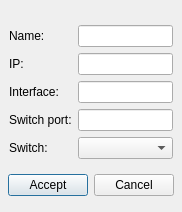
<?xml version="1.0" encoding="UTF-8"?>
<ui version="4.0">
 <class>VMTDDeviceHostDialog</class>
 <widget class="QDialog" name="VMTDDeviceHostDialog">
  <property name="geometry">
   <rect>
    <x>0</x>
    <y>0</y>
    <width>182</width>
    <height>212</height>
   </rect>
  </property>
  <property name="windowTitle">
   <string>Dialog</string>
  </property>
  <layout class="QHBoxLayout" name="horizontalLayout">
   <property name="spacing">
    <number>0</number>
   </property>
   <property name="leftMargin">
    <number>0</number>
   </property>
   <property name="topMargin">
    <number>0</number>
   </property>
   <property name="rightMargin">
    <number>0</number>
   </property>
   <property name="bottomMargin">
    <number>0</number>
   </property>
   <item>
    <spacer name="_1">
     <property name="orientation">
      <enum>Qt::Horizontal</enum>
     </property>
     <property name="sizeHint" stdset="0">
      <size>
       <width>0</width>
       <height>20</height>
      </size>
     </property>
    </spacer>
   </item>
   <item>
    <layout class="QVBoxLayout" name="vl_1">
     <property name="spacing">
      <number>0</number>
     </property>
     <property name="topMargin">
      <number>9</number>
     </property>
     <property name="bottomMargin">
      <number>9</number>
     </property>
     <item>
      <spacer name="_3">
       <property name="orientation">
        <enum>Qt::Vertical</enum>
       </property>
       <property name="sizeHint" stdset="0">
        <size>
         <width>20</width>
         <height>40</height>
        </size>
       </property>
      </spacer>
     </item>
     <item>
      <widget class="QWidget" name="w_1" native="true">
       <layout class="QVBoxLayout" name="verticalLayout">
        <property name="leftMargin">
         <number>0</number>
        </property>
        <property name="topMargin">
         <number>0</number>
        </property>
        <property name="rightMargin">
         <number>0</number>
        </property>
        <property name="bottomMargin">
         <number>0</number>
        </property>
        <item>
         <widget class="QWidget" name="w_2" native="true">
          <layout class="QGridLayout" name="gridLayout">
           <item row="1" column="1">
            <widget class="QLineEdit" name="leIp"/>
           </item>
           <item row="1" column="0">
            <widget class="QLabel" name="_8">
             <property name="text">
              <string>IP:</string>
             </property>
            </widget>
           </item>
           <item row="0" column="0">
            <widget class="QLabel" name="_7">
             <property name="text">
              <string>Name:</string>
             </property>
            </widget>
           </item>
           <item row="2" column="1">
            <widget class="QLineEdit" name="leInterface"/>
           </item>
           <item row="3" column="1">
            <widget class="QLineEdit" name="leSwitchport"/>
           </item>
           <item row="3" column="0">
            <widget class="QLabel" name="_10">
             <property name="text">
              <string>Switch port:</string>
             </property>
            </widget>
           </item>
           <item row="2" column="0">
            <widget class="QLabel" name="_9">
             <property name="text">
              <string>Interface:</string>
             </property>
            </widget>
           </item>
           <item row="0" column="1">
            <widget class="QLineEdit" name="leName"/>
           </item>
           <item row="4" column="0">
            <widget class="QLabel" name="_11">
             <property name="text">
              <string>Switch:</string>
             </property>
            </widget>
           </item>
           <item row="4" column="1">
            <widget class="QComboBox" name="cbSwitchName"/>
           </item>
          </layout>
         </widget>
        </item>
        <item>
         <layout class="QHBoxLayout" name="hl_1">
          <item>
           <spacer name="_5">
            <property name="orientation">
             <enum>Qt::Horizontal</enum>
            </property>
            <property name="sizeHint" stdset="0">
             <size>
              <width>40</width>
              <height>20</height>
             </size>
            </property>
           </spacer>
          </item>
          <item>
           <widget class="QPushButton" name="pbAccept">
            <property name="text">
             <string>Accept</string>
            </property>
           </widget>
          </item>
          <item>
           <widget class="QPushButton" name="pbCancel">
            <property name="text">
             <string>Cancel</string>
            </property>
           </widget>
          </item>
          <item>
           <spacer name="_6">
            <property name="orientation">
             <enum>Qt::Horizontal</enum>
            </property>
            <property name="sizeHint" stdset="0">
             <size>
              <width>40</width>
              <height>20</height>
             </size>
            </property>
           </spacer>
          </item>
         </layout>
        </item>
       </layout>
      </widget>
     </item>
     <item>
      <spacer name="_4">
       <property name="orientation">
        <enum>Qt::Vertical</enum>
       </property>
       <property name="sizeHint" stdset="0">
        <size>
         <width>20</width>
         <height>40</height>
        </size>
       </property>
      </spacer>
     </item>
    </layout>
   </item>
   <item>
    <spacer name="_2">
     <property name="orientation">
      <enum>Qt::Horizontal</enum>
     </property>
     <property name="sizeHint" stdset="0">
      <size>
       <width>0</width>
       <height>20</height>
      </size>
     </property>
    </spacer>
   </item>
  </layout>
 </widget>
 <tabstops>
  <tabstop>leName</tabstop>
  <tabstop>leIp</tabstop>
  <tabstop>leInterface</tabstop>
  <tabstop>leSwitchport</tabstop>
  <tabstop>cbSwitchName</tabstop>
  <tabstop>pbAccept</tabstop>
  <tabstop>pbCancel</tabstop>
 </tabstops>
 <resources/>
 <connections/>
</ui>
